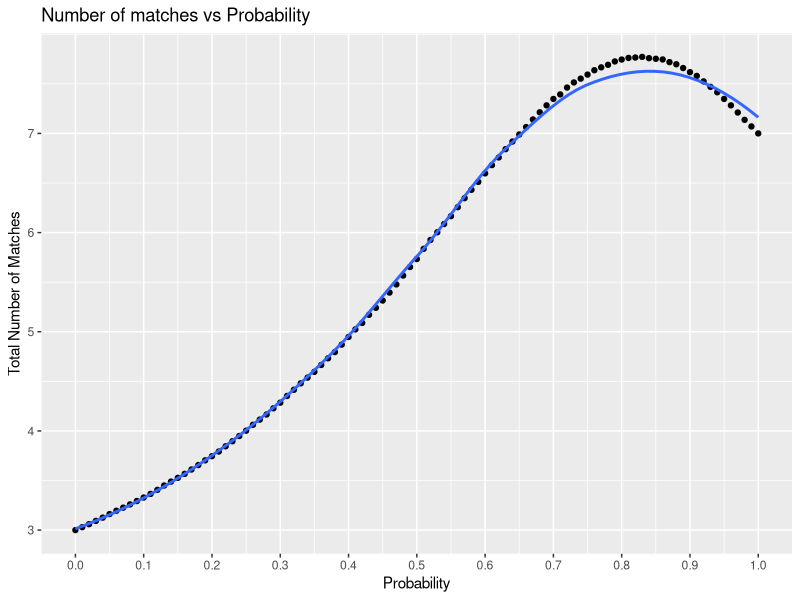
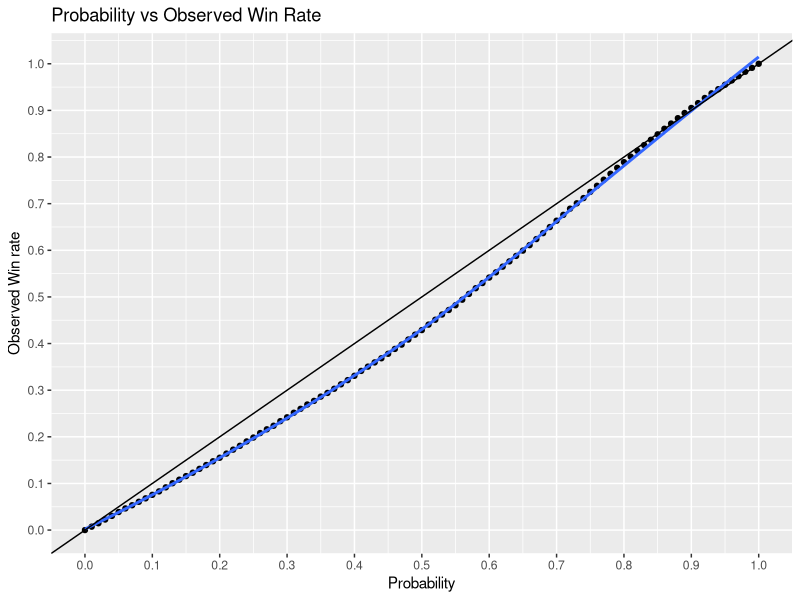
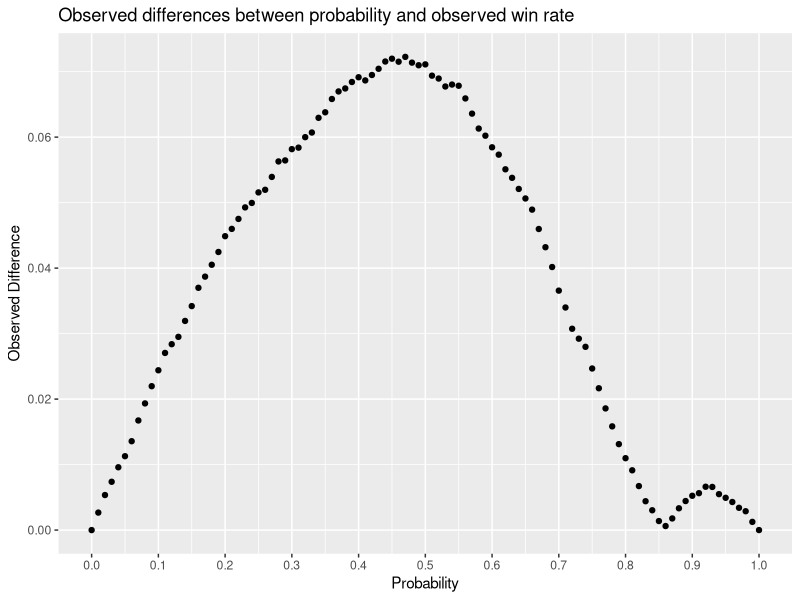

Generate these figures, in order, with R:
# Problem 4b
library(tidyverse)

# tournament format: a team keeps playing until they accrue 
# 7 wins or 3 losses (whichever comes first - no draws allowed). 
# Assume a fixed win rate p ∈ [0, 1] across all rounds
# (they are paired at random).

# Base tournament set up with repeats and data store
# Initialisation

tournament <- function(p) {
  NRepeat <- 10000                    # number of replicates
  totalWins <- rep(NA, NRepeat)       # win store
  totalLosses <- rep(NA, NRepeat)     # loss store
  totalMatches <- rep(NA, NRepeat)    # matches store
  probs <- rep(NA, NRepeat)           # probability store
  
  # run tournament
  set.seed(231215)
  
  for (i in seq(NRepeat)) {
    nWins <- 0                   # set win counter
    nLosses <- 0                 # set loss counter
   # p <- runif(1, min = 0, max = 1)    # calculate fixed probability
  
    while(nLosses < 3 & nWins < 7) {      # set stopping condition
        result <- rbinom(n = 1, size = 1, prob = p)   # simulate game result
       
        if (result == 0) {  # 0 - loss
          nLosses <- nLosses + 1
        }
        
        if (result == 1) { # 1 - win
          nWins <- nWins + 1
        }
        
        nMatches <- nWins + nLosses            # find number of matches
    }
    
    totalLosses[i] <- nLosses              # record wins, losses, matches and probabilities
    totalWins[i] <- nWins                  
    totalMatches[i] <- nMatches
    probs[i] <- p
  
  }
  return(list(losses = totalLosses,
              matches = totalMatches,
              wins = totalWins, 
              p = probs))
}
#Plot how the total number of matches played (i.e. wins + losses) 
#varies as a function of p.

# Initialisation
avgMatches <- rep(NA, 100) # average matches store
avgWinRate <- rep(NA, 100) # average matches store
pseq <- seq(0,1,0.01) # probability sequence

# run tournament
for (p in pseq){
  test <- tournament(p)
  avgMatches[which(pseq == p)] <- mean(test$matches)
  avgWinRate[which(pseq == p)] <- mean(test$wins/test$matches)
}  

# create data frame for ggplot
matchProb <- data.frame(p = pseq, matches = avgMatches, rate = avgWinRate)

ggplot(matchProb, aes(x = p, y = avgMatches)) +     # plot total matches against probability
  geom_point() +
  xlab("Probability") +
  ylab("Total Number of Matches") +
  ggtitle("Number of matches vs Probability") +
  geom_smooth(se = FALSE) +
  scale_x_continuous(breaks = seq(0,1,0.1)) +
  scale_y_continuous(breaks = seq(min(matchProb$matches), max(matchProb$matches))) 



# Comment on the observed win rate relative to the assumed win rate p 
# (i.e. if a team obtains 2 wins - 3 losses, the maximum likelihood 
# point estimate for their win rate is 40%). Specifically, focus on the
# effect driven by the format of this tournament.

# plots to back up commentary 
ggplot(matchProb, aes(x = p, y = rate)) +     # plot win rate against probability
  geom_point() +
  xlab("Probability") +
  ylab("Observed Win rate") +
  ggtitle("Probability vs Observed Win Rate") +
  geom_smooth(se = FALSE) +
  geom_abline(aes(intercept = 0, slope = 1)) +
  scale_x_continuous(breaks = seq(0,1,0.1)) +
  scale_y_continuous(breaks = seq(0,1,0.1))

ggplot(matchProb, aes(x = p, y = abs(rate-p))) +     # plot win rate against probability
  geom_point() +
  xlab("Probability") +
  ylab("Observed Difference") +
  ggtitle("Observed differences between probability and observed win rate") +
  scale_x_continuous(breaks = seq(0,1,0.1)) 




library(parallel)

detectCores()
